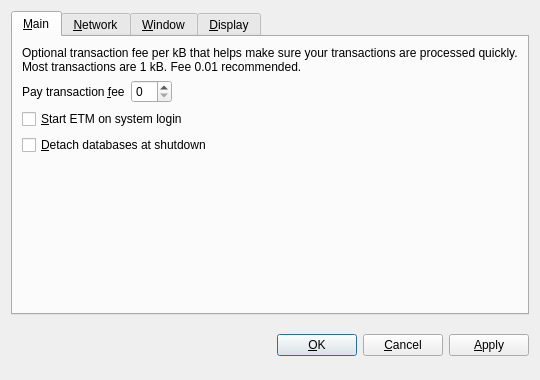
<?xml version="1.0" encoding="UTF-8"?>
<ui version="4.0">
 <class>OptionsDialog</class>
 <widget class="QDialog" name="OptionsDialog">
  <property name="geometry">
   <rect>
    <x>0</x>
    <y>0</y>
    <width>540</width>
    <height>380</height>
   </rect>
  </property>
  <property name="windowTitle">
   <string>Options</string>
  </property>
  <property name="modal">
   <bool>true</bool>
  </property>
  <layout class="QVBoxLayout" name="verticalLayout">
   <item>
    <widget class="QTabWidget" name="tabWidget">
     <property name="tabPosition">
      <enum>QTabWidget::North</enum>
     </property>
     <property name="currentIndex">
      <number>0</number>
     </property>
     <widget class="QWidget" name="tabMain">
      <attribute name="title">
       <string>&amp;Main</string>
      </attribute>
      <layout class="QVBoxLayout" name="verticalLayout_Main">
       <item>
        <widget class="QLabel" name="transactionFeeInfoLabel">
         <property name="text">
          <string>Optional transaction fee per kB that helps make sure your transactions are processed quickly. Most transactions are 1 kB. Fee 0.01 recommended.</string>
         </property>
         <property name="textFormat">
          <enum>Qt::PlainText</enum>
         </property>
         <property name="wordWrap">
          <bool>true</bool>
         </property>
        </widget>
       </item>
       <item>
        <layout class="QHBoxLayout" name="horizontalLayout_Main">
         <item>
          <widget class="QLabel" name="transactionFeeLabel">
           <property name="text">
            <string>Pay transaction &amp;fee</string>
           </property>
           <property name="textFormat">
            <enum>Qt::PlainText</enum>
           </property>
           <property name="buddy">
            <cstring>transactionFee</cstring>
           </property>
          </widget>
         </item>
         <item>
          <widget class="BitcoinAmountField" name="transactionFee"/>
         </item>
         <item>
          <spacer name="horizontalSpacer_Main">
           <property name="orientation">
            <enum>Qt::Horizontal</enum>
           </property>
           <property name="sizeHint" stdset="0">
            <size>
             <width>40</width>
             <height>20</height>
            </size>
           </property>
          </spacer>
         </item>
        </layout>
       </item>
       <item>
        <widget class="QCheckBox" name="bitcoinAtStartup">
         <property name="toolTip">
          <string>Automatically start ETM after logging in to the system.</string>
         </property>
         <property name="text">
          <string>&amp;Start ETM on system login</string>
         </property>
        </widget>
       </item>
       <item>
        <widget class="QCheckBox" name="detachDatabases">
         <property name="toolTip">
          <string>Detach block and address databases at shutdown. This means they can be moved to another data directory, but it slows down shutdown. The wallet is always detached.</string>
         </property>
         <property name="text">
          <string>&amp;Detach databases at shutdown</string>
         </property>
        </widget>
       </item>
       <item>
        <spacer name="verticalSpacer_Main">
         <property name="orientation">
          <enum>Qt::Vertical</enum>
         </property>
         <property name="sizeHint" stdset="0">
          <size>
           <width>20</width>
           <height>40</height>
          </size>
         </property>
        </spacer>
       </item>
      </layout>
     </widget>
     <widget class="QWidget" name="tabNetwork">
      <attribute name="title">
       <string>&amp;Network</string>
      </attribute>
      <layout class="QVBoxLayout" name="verticalLayout_Network">
       <item>
        <widget class="QCheckBox" name="mapPortUpnp">
         <property name="toolTip">
          <string>Automatically open the ETM client port on the router. This only works when your router supports UPnP and it is enabled.</string>
         </property>
         <property name="text">
          <string>Map port using &amp;UPnP</string>
         </property>
        </widget>
       </item>
       <item>
        <widget class="QCheckBox" name="connectSocks">
         <property name="toolTip">
          <string>Connect to the ETM network through a SOCKS proxy (e.g. when connecting through Tor).</string>
         </property>
         <property name="text">
          <string>&amp;Connect through SOCKS proxy:</string>
         </property>
        </widget>
       </item>
       <item>
        <layout class="QHBoxLayout" name="horizontalLayout_Network">
         <item>
          <widget class="QLabel" name="proxyIpLabel">
           <property name="text">
            <string>Proxy &amp;IP:</string>
           </property>
           <property name="textFormat">
            <enum>Qt::PlainText</enum>
           </property>
           <property name="buddy">
            <cstring>proxyIp</cstring>
           </property>
          </widget>
         </item>
         <item>
          <widget class="QValidatedLineEdit" name="proxyIp">
           <property name="maximumSize">
            <size>
             <width>140</width>
             <height>16777215</height>
            </size>
           </property>
           <property name="toolTip">
            <string>IP address of the proxy (e.g. 127.0.0.1)</string>
           </property>
          </widget>
         </item>
         <item>
          <widget class="QLabel" name="proxyPortLabel">
           <property name="text">
            <string>&amp;Port:</string>
           </property>
           <property name="textFormat">
            <enum>Qt::PlainText</enum>
           </property>
           <property name="buddy">
            <cstring>proxyPort</cstring>
           </property>
          </widget>
         </item>
         <item>
          <widget class="QLineEdit" name="proxyPort">
           <property name="maximumSize">
            <size>
             <width>55</width>
             <height>16777215</height>
            </size>
           </property>
           <property name="toolTip">
            <string>Port of the proxy (e.g. 9050)</string>
           </property>
          </widget>
         </item>
         <item>
          <widget class="QLabel" name="socksVersionLabel">
           <property name="text">
            <string>SOCKS &amp;Version:</string>
           </property>
           <property name="textFormat">
            <enum>Qt::PlainText</enum>
           </property>
           <property name="buddy">
            <cstring>socksVersion</cstring>
           </property>
          </widget>
         </item>
         <item>
          <widget class="QValueComboBox" name="socksVersion">
           <property name="toolTip">
            <string>SOCKS version of the proxy (e.g. 5)</string>
           </property>
          </widget>
         </item>
         <item>
          <spacer name="horizontalSpacer_Network">
           <property name="orientation">
            <enum>Qt::Horizontal</enum>
           </property>
           <property name="sizeHint" stdset="0">
            <size>
             <width>40</width>
             <height>20</height>
            </size>
           </property>
          </spacer>
         </item>
        </layout>
       </item>
       <item>
        <spacer name="verticalSpacer_Network">
         <property name="orientation">
          <enum>Qt::Vertical</enum>
         </property>
         <property name="sizeHint" stdset="0">
          <size>
           <width>20</width>
           <height>40</height>
          </size>
         </property>
        </spacer>
       </item>
      </layout>
     </widget>
     <widget class="QWidget" name="tabWindow">
      <attribute name="title">
       <string>&amp;Window</string>
      </attribute>
      <layout class="QVBoxLayout" name="verticalLayout_Window">
       <item>
        <widget class="QCheckBox" name="minimizeToTray">
         <property name="toolTip">
          <string>Show only a tray icon after minimizing the window.</string>
         </property>
         <property name="text">
          <string>&amp;Minimize to the tray instead of the taskbar</string>
         </property>
        </widget>
       </item>
       <item>
        <widget class="QCheckBox" name="minimizeOnClose">
         <property name="toolTip">
          <string>Minimize instead of exit the application when the window is closed. When this option is enabled, the application will be closed only after selecting Quit in the menu.</string>
         </property>
         <property name="text">
          <string>M&amp;inimize on close</string>
         </property>
        </widget>
       </item>
       <item>
        <spacer name="verticalSpacer_Window">
         <property name="orientation">
          <enum>Qt::Vertical</enum>
         </property>
         <property name="sizeHint" stdset="0">
          <size>
           <width>20</width>
           <height>40</height>
          </size>
         </property>
        </spacer>
       </item>
      </layout>
     </widget>
     <widget class="QWidget" name="tabDisplay">
      <attribute name="title">
       <string>&amp;Display</string>
      </attribute>
      <layout class="QVBoxLayout" name="verticalLayout_Display">
       <item>
        <layout class="QHBoxLayout" name="horizontalLayout_1_Display">
         <item>
          <widget class="QLabel" name="langLabel">
           <property name="text">
            <string>User Interface &amp;language:</string>
           </property>
           <property name="textFormat">
            <enum>Qt::PlainText</enum>
           </property>
           <property name="buddy">
            <cstring>lang</cstring>
           </property>
          </widget>
         </item>
         <item>
          <widget class="QValueComboBox" name="lang">
           <property name="toolTip">
            <string>The user interface language can be set here. This setting will take effect after restarting ETM.</string>
           </property>
          </widget>
         </item>
        </layout>
       </item>
       <item>
        <layout class="QHBoxLayout" name="horizontalLayout_2_Display">
         <item>
          <widget class="QLabel" name="unitLabel">
           <property name="text">
            <string>&amp;Unit to show amounts in:</string>
           </property>
           <property name="textFormat">
            <enum>Qt::PlainText</enum>
           </property>
           <property name="buddy">
            <cstring>unit</cstring>
           </property>
          </widget>
         </item>
         <item>
          <widget class="QValueComboBox" name="unit">
           <property name="toolTip">
            <string>Choose the default subdivision unit to show in the interface and when sending coins.</string>
           </property>
          </widget>
         </item>
        </layout>
       </item>
       <item>
        <widget class="QCheckBox" name="displayAddresses">
         <property name="toolTip">
          <string>Whether to show ETM addresses in the transaction list or not.</string>
         </property>
         <property name="text">
          <string>&amp;Display addresses in transaction list</string>
         </property>
        </widget>
       </item>
       <item>
        <spacer name="verticalSpacer_Display">
         <property name="orientation">
          <enum>Qt::Vertical</enum>
         </property>
         <property name="sizeHint" stdset="0">
          <size>
           <width>20</width>
           <height>40</height>
          </size>
         </property>
        </spacer>
       </item>
      </layout>
     </widget>
    </widget>
   </item>
   <item>
    <layout class="QHBoxLayout" name="horizontalLayout_Buttons">
     <item>
      <spacer name="horizontalSpacer_1">
       <property name="orientation">
        <enum>Qt::Horizontal</enum>
       </property>
       <property name="sizeHint" stdset="0">
        <size>
         <width>40</width>
         <height>48</height>
        </size>
       </property>
      </spacer>
     </item>
     <item>
      <widget class="QLabel" name="statusLabel">
       <property name="font">
        <font>
         <weight>75</weight>
         <bold>true</bold>
        </font>
       </property>
       <property name="text">
        <string/>
       </property>
       <property name="textFormat">
        <enum>Qt::PlainText</enum>
       </property>
       <property name="wordWrap">
        <bool>true</bool>
       </property>
      </widget>
     </item>
     <item>
      <spacer name="horizontalSpacer_2">
       <property name="orientation">
        <enum>Qt::Horizontal</enum>
       </property>
       <property name="sizeHint" stdset="0">
        <size>
         <width>40</width>
         <height>48</height>
        </size>
       </property>
      </spacer>
     </item>
     <item>
      <widget class="QPushButton" name="okButton">
       <property name="text">
        <string>&amp;OK</string>
       </property>
      </widget>
     </item>
     <item>
      <widget class="QPushButton" name="cancelButton">
       <property name="text">
        <string>&amp;Cancel</string>
       </property>
       <property name="autoDefault">
        <bool>false</bool>
       </property>
      </widget>
     </item>
     <item>
      <widget class="QPushButton" name="applyButton">
       <property name="text">
        <string>&amp;Apply</string>
       </property>
       <property name="autoDefault">
        <bool>false</bool>
       </property>
      </widget>
     </item>
    </layout>
   </item>
  </layout>
 </widget>
 <customwidgets>
  <customwidget>
   <class>BitcoinAmountField</class>
   <extends>QSpinBox</extends>
   <header>bitcoinamountfield.h</header>
  </customwidget>
  <customwidget>
   <class>QValueComboBox</class>
   <extends>QComboBox</extends>
   <header>qvaluecombobox.h</header>
  </customwidget>
  <customwidget>
   <class>QValidatedLineEdit</class>
   <extends>QLineEdit</extends>
   <header>qvalidatedlineedit.h</header>
  </customwidget>
 </customwidgets>
 <resources/>
 <connections/>
</ui>
